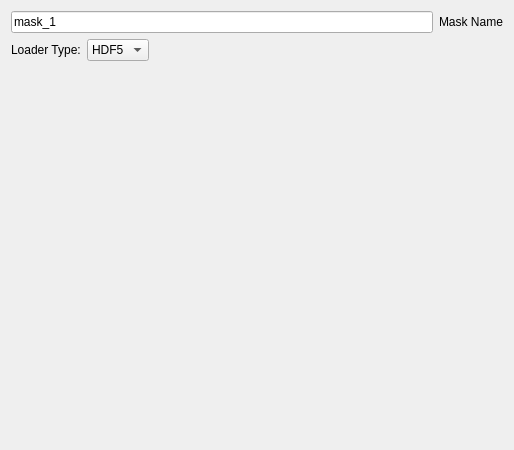
<?xml version="1.0" encoding="UTF-8"?>
<ui version="4.0">
 <class>Mask_Loader_Widget</class>
 <widget class="QWidget" name="Mask_Loader_Widget">
  <property name="geometry">
   <rect>
    <x>0</x>
    <y>0</y>
    <width>514</width>
    <height>450</height>
   </rect>
  </property>
  <property name="windowTitle">
   <string>Form</string>
  </property>
  <layout class="QVBoxLayout" name="mainVerticalLayout">
   <item>
    <layout class="QHBoxLayout" name="dataNameLayout">
     <item>
      <widget class="QLineEdit" name="data_name_text">
       <property name="text">
        <string>mask_1</string>
       </property>
      </widget>
     </item>
     <item>
      <widget class="QLabel" name="label">
       <property name="text">
        <string>Mask Name</string>
       </property>
      </widget>
     </item>
    </layout>
   </item>
   <item>
    <layout class="QHBoxLayout" name="loaderTypeLayout">
     <item>
      <widget class="QLabel" name="label_loader_type">
       <property name="text">
        <string>Loader Type:</string>
       </property>
      </widget>
     </item>
     <item>
      <widget class="QComboBox" name="loader_type_combo">
       <item>
        <property name="text">
         <string>HDF5</string>
        </property>
       </item>
      </widget>
     </item>
     <item>
      <spacer name="loaderTypeSpacer">
       <property name="orientation">
        <enum>Qt::Orientation::Horizontal</enum>
       </property>
       <property name="sizeHint" stdset="0">
        <size>
         <width>40</width>
         <height>20</height>
        </size>
       </property>
      </spacer>
     </item>
    </layout>
   </item>
   <item>
    <widget class="QStackedWidget" name="stacked_loader_options">
     <property name="currentIndex">
      <number>0</number>
     </property>
     <widget class="HDF5MaskLoader_Widget" name="hdf5_mask_loader_widget"/>
    </widget>
   </item>
   <item>
    <widget class="Scaling_Widget" name="scaling_widget" native="true"/>
   </item>
   <item>
    <spacer name="verticalSpacer">
     <property name="orientation">
      <enum>Qt::Orientation::Vertical</enum>
     </property>
     <property name="sizeHint" stdset="0">
      <size>
       <width>20</width>
       <height>40</height>
      </size>
     </property>
    </spacer>
   </item>
  </layout>
 </widget>
 <customwidgets>
  <customwidget>
   <class>Scaling_Widget</class>
   <extends>QWidget</extends>
   <header>IO_Widgets/Scaling_Widget/Scaling_Widget.hpp</header>
   <container>1</container>
  </customwidget>
  <customwidget>
   <class>HDF5MaskLoader_Widget</class>
   <extends>QWidget</extends>
   <header>IO_Widgets/Masks/HDF5/HDF5MaskLoader_Widget.hpp</header>
   <container>1</container>
  </customwidget>
 </customwidgets>
 <resources/>
 <connections/>
</ui>
